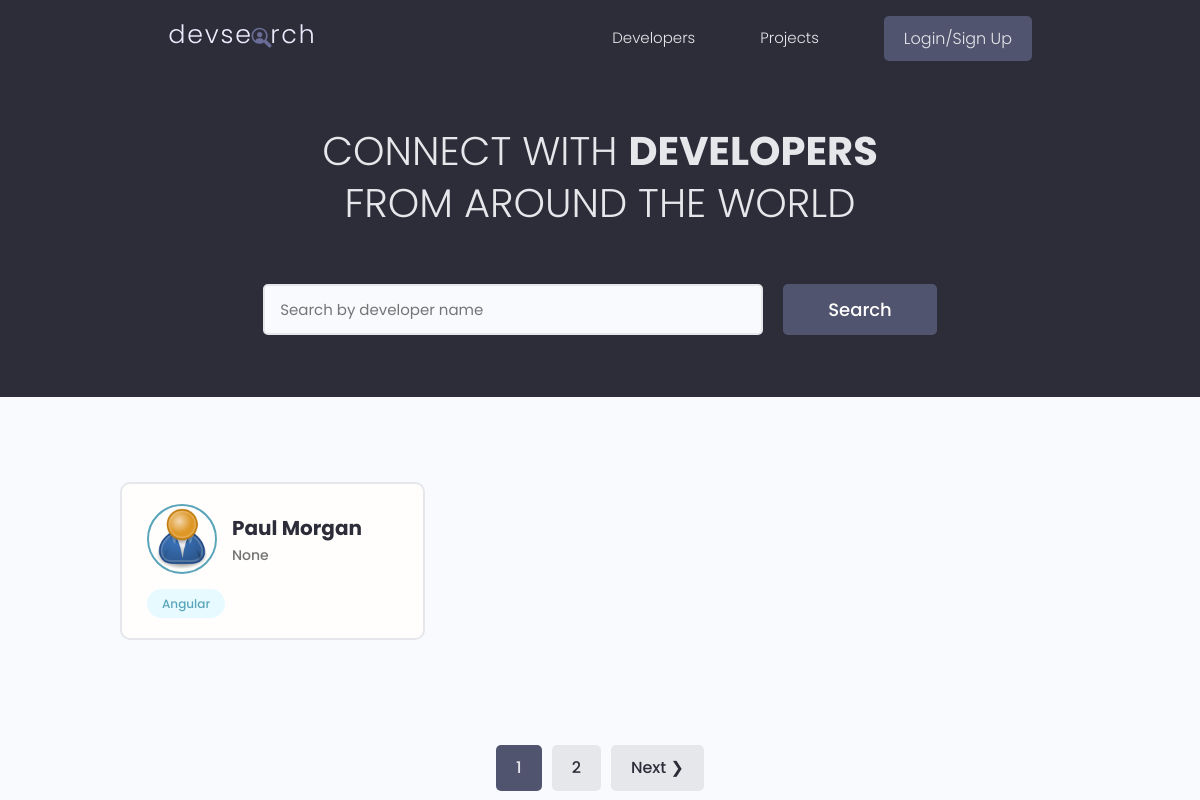
The app's page /, older data.
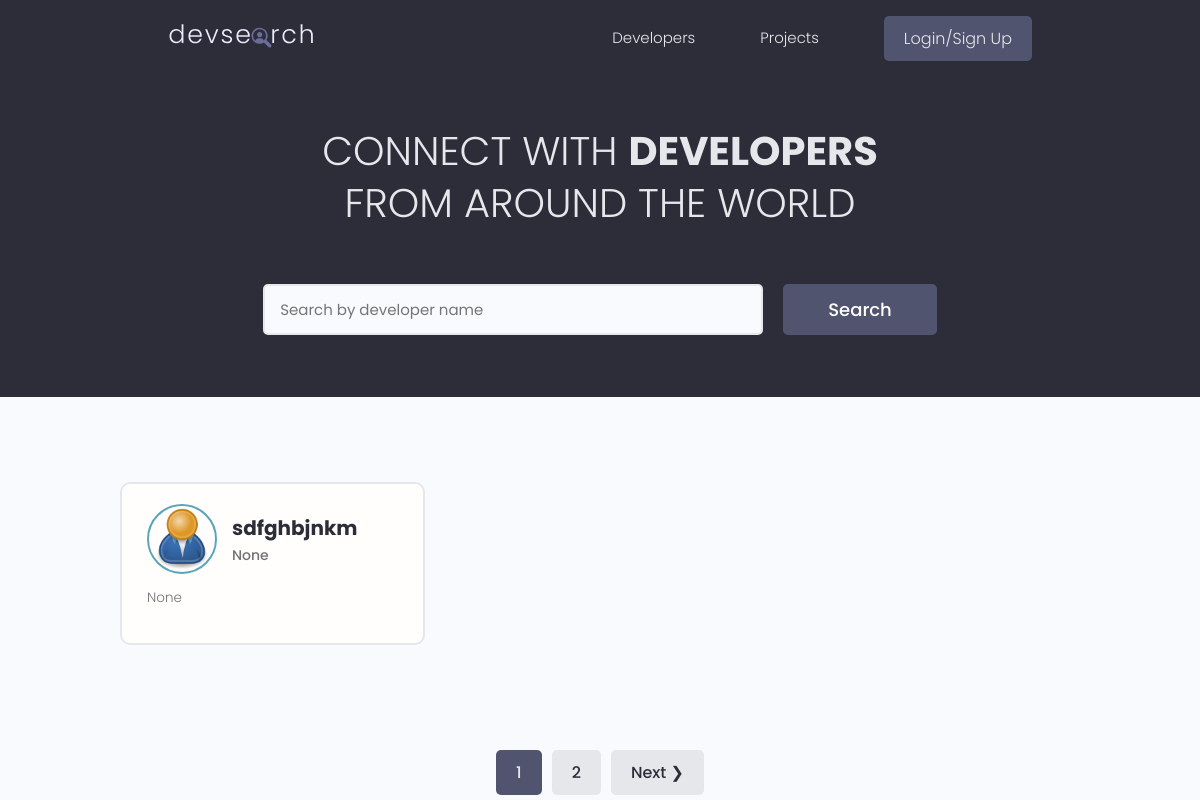
The same page, newer data.
### users/models.py (models this page shows, shortened)
class Profile(models.Model):
    user = models.OneToOneField(User, on_delete=models.CASCADE, null=True, blank=True)
    name = models.CharField(max_length=200, null=True, blank=True)
    email = models.EmailField(max_length=500, null=True, blank=True)
    username = models.CharField(max_length=200, null=True, blank=True)
    location = models.CharField(max_length=200, null=True, blank=True)
    short_intro = models.CharField(max_length=500, null=True, blank=True)
    bio = models.TextField(null=True, blank=True)
    profile_image = models.ImageField(null=True, blank=True, upload_to='profiles/', default='profiles/user-default.png')
    social_github = models.CharField(max_length=200, null=True, blank=True)
    social_twitter = models.CharField(max_length=200, null=True, blank=True)
    social_stackoverflow = models.CharField(max_length=200, null=True, blank=True)
    social_linkedin = models.CharField(max_length=200, null=True, blank=True)
    social_youtube = models.CharField(max_length=200, null=True, blank=True)
    social_website = models.CharField(max_length=200, null=True, blank=True)
    created = models.DateTimeField(auto_now_add=True)
    id = models.UUIDField(default=uuid.uuid4, unique=True, primary_key=True, editable=False)

class Skill(models.Model):
    owner = models.ForeignKey(Profile, on_delete=models.CASCADE, null=True, blank=True)
    name = models.CharField(max_length=200, null=True, blank=True)
    description = models.TextField(null=True, blank=True)
    created = models.DateTimeField(auto_now_add=True)
    id = models.UUIDField(default=uuid.uuid4, unique=True, primary_key=True, editable=False)
    def __str__(self):
        return str(self.name)

### users/views.py (the view)
# urls.py: path('', views.profiles, name="profiles"),
def profiles(request):
    profiles, search_query = searchProfiles(request)
    results = 1
    custom_range, profiles = paginateProfiles(request, profiles, results)
    context = {'profiles':profiles, 'search_query':search_query, 'custom_range':custom_range}
    return render(request, 'users/profiles.html', context)

### users/utils.py (called while the page is built)
def paginateProfiles(request, profiles, results):
    page = request.GET.get('page') # The page that displays in the results
    paginator = Paginator(profiles, results)
    try:
        profiles = paginator.page(page) # The page we want to get from the query set
    except PageNotAnInteger:
        page = 1
        profiles = paginator.page(page)
    except EmptyPage:
        page = paginator.num_pages # This directs us to the last page
        profiles = paginator.page(page)
    leftIndex = int(page) - 4
    if leftIndex < 1:
        leftIndex = 1
    rightIndex = int(page) + 2
    if rightIndex > paginator.num_pages:
        rightIndex = paginator.num_pages + 1
    custom_range = range(leftIndex, rightIndex)
    return custom_range, profiles

def searchProfiles(request):
    search_query = ''
    if request.GET.get('search_query'):
        search_query = request.GET.get('search_query')
    skills = Skill.objects.filter(name__icontains=search_query) # iexact means it must match exactly, icontains can contain part of it
    profiles = Profile.objects.distinct().filter(Q(name__icontains=search_query) |
                                      Q(short_intro__icontains=search_query) |
                                      Q(skill__in=skills)) # The Q makes this an OR
    return profiles, search_query

### users/templates/users/profiles.html (shortened to what this page needs)
{% extends 'main.html' %}
{% block content %}
  <main class="home">
    <section class="hero-section text-center">
      <div class="container container--narrow">
        <div class="hero-section__box">
          <h2>CONNECT WITH <span>DEVELOPERS</span></h2>
          <h2>FROM AROUND THE WORLD</h2>
        </div>
        <div class="hero-section__search">
          <form id="serachForm" class="form" action="{% url 'profiles' %}" method="get">
            <div class="form__field">
              <input class="input input--text" id="formInput#search" type="text" name="search_query"
                placeholder="Search by developer name" value="{{ search_query }}" />
            </div>
            <input class="btn btn--sub btn--lg" type="submit" value="Search" />
          </form>
        </div>
      </div>
    </section>
    <section class="devlist">
      <div class="container">
        <div class="grid grid--three">
          {% for profile in profiles %}
          <div class="column card">
            <div class="dev">
              <a href="{% url 'profile' profile.id %}" class="card__body">
                <div class="dev__profile">
                  <img class="avatar avatar--md" src="{{ profile.profile_image.url }}" alt="image" />
                  <div class="dev__meta">
                    <h3>{{ profile.name }}</h3>
                    <h5>{{ profile.short_intro }}</h5>
                  </div>
                </div>
                <p class="dev__info">
                  {{ profile.bio | slice:"150"}}
                </p>
                <div class="dev__skills">
                  {% for skill in profile.skill_set.all|slice:"5" %}
                  <span class="tag tag--pill tag--main">
                    <small>{{ skill }}</small>
                  </span>
                  {% endfor %}
                </div>
              </a>
            </div>
          </div>
          {% endfor %}
        </div>
      </div>
    </section>
      {% include 'pagination.html' with queryset=profiles %}
  </main>
{% endblock %}

### templates/main.html (shortened to what this page needs)
<!DOCTYPE html>
{% load static %}
<html lang="en">
<head>
    <link rel="stylesheet" href="https://cdn.iconmonstr.com/1.3.0/css/iconmonstr-iconic-font.min.css" />
    <link rel="stylesheet" href="{% static 'uikit/styles/uikit.css' %}" />
    <link rel="stylesheet" href="{% static 'styles/app.css' %}" />
    </head>
<body>
    {% include 'navbar.html' %}
    {% block content %}
    {% endblock content %}
</body>
</html>

### templates/navbar.html (shortened to what this page needs)
{% load static %}
  <header class="header">
    <div class="container container--narrow">
      <a href="{% url 'profiles' %}" class="header__logo">
        <img src="{% static 'images/logo.svg' %}" alt="DevSearch Logo" />
      </a>
      <nav class="header__nav">
        <ul class="header__menu">
          <li class="header__menuItem"><a href="{% url 'profiles' %}">Developers</a></li>
          <li class="header__menuItem"><a href="{% url 'projects' %}">Projects</a></li>
          {% if request.user.is_authenticated %}
            <li class="header__menuItem"><a href="{% url 'inbox' %}">Inbox</a></li>
            <li class="header__menuItem"><a href="{% url 'account' %}" class="btn btn--sub">Account</a></li>
            <li class="header__menuItem"><a href="{% url 'logout' %}" class="btn btn--sub">Log Out</a></li>
          {% else %}
            <li class="header__menuItem"><a href="{% url 'login' %}" class="btn btn--sub">Login/Sign Up</a></li>
          {% endif %}
        </ul>
      </nav>
    </div>
  </header>

### templates/pagination.html (shortened to what this page needs)
{% if queryset.has_other_pages %}
<div class="pagination">
  <ul class="container">
    {% for page in custom_range %}
    {% if page == queryset.number %}
    <li><a href="?page={{ page }}" class="btn page-link btn--sub" data-page="{{ page }}">{{ page }}</a></li>
    {% else %}
    <li><a href="?page={{ page }}" class="btn page-link" data-page="{{ page }}">{{ page }}</a></li>
    {% endif %}
    {% endfor %}
    {% if queryset.has_next %}
    <li><a href="?page={{ queryset.next_page_number }}" class="btn page-link" data-page="{{ queryset.next_page_number }}">Next &#10095;</a></li>
    {% endif %}
  </ul>
</div>
{% endif %}

### static/styles/app.css (style rules this page uses)
:root { --color-sub: #2d2d39; }
.btn--sub { background-color: var(--color-sub-light); }
.card { border: 2px solid var(--color-light); }
img { width: 100%; }
.header { position: sticky; z-index: 111; background-color: var(--color-sub); padding: 1.5rem 0; }
.header > .container { display: flex; justify-content: space-between; align-items: center; }
.header__logo > img { height: 3.8rem; }
.header__nav > ul { display: inline-flex; align-items: center; list-style: none; gap: 6.5rem; }
.header__menuItem > a { color: var(--color-light); font-weight: 300; }
.hero-section { height: 40vh; display: flex; align-items: center; background-color: var(--color-sub); }
.hero-section__box { margin-bottom: 4rem; }
.hero-section__box > h2, .hero-section__box > h2 > span { font-size: 4rem; color: var(--color-light); line-height: 1.3; text-transform: uppercase; }
.hero-section__box > h2 { font-weight: 300; }
.hero-section__box > h2 > span { font-weight: 700; }
.hero-section__search > .form { display: flex; align-items: center; justify-content: center; gap: 2rem; }
.hero-section__search > .form input.input--text { width: 50rem; }
.devlist { margin-top: 8rem; }
.devlist .grid { align-items: stretch; }
.devlist .dev .dev__profile { display: flex; align-items: center; gap: 1.5rem; }
.devlist .dev .dev__meta h3 { color: var(--color-sub); font-size: 2rem; font-weight: 700; }
.devlist .dev .dev__meta h5 { color: var(--color-text); font-size: 1.4rem; font-weight: 500; }
.devlist .dev .dev__info { margin: 1.5rem 0; font-size: 1.35rem; line-height: 1.4; text-align: justify; }
.pagination { margin-top: 8rem; margin-bottom: 10rem; }
.pagination > ul { flex-wrap: wrap; list-style: none; display: flex; align-items: center; justify-content: center; gap: 1rem; }
.pagination .btn { color: var(--color-sub); }
.pagination .btn.btn--sub { color: var(--color-light); }

### static/uikit/styles/modules/_variables.css (style rules this page uses)
:root { --color-main: #5aa5b9; --color-main-light: #e6faff; --color-sub: #3f4156; --color-sub-light: #51546e; --color-sub-lighter: #ededfd; --color-text: #737373; --color-gray: #8b8b8b; --color-light: #e5e7eb; --color-light-gray: #767676; --color-bg: #f8fafd; --color-white: #fffefd; --color-white-light: #f3f3f3; --color-success: #359e64; --color-success-bg: #def8e8; --color-error: #fc4b0b; --color-error-bg: #fff2ee; --font-base: 'Poppins', arial, helvetica, 'Segoe UI', roboto, ubuntu, sans-serif; --font-monospace: 'Fira Code', 'Courier New', courier, monospace; --font-regular: 300; --font-medium: 500; --font-bold: 700; --generic-shadow: 1px 1px 5px #00000010; --generic-transition: all 0.3s ease-in-out; }

### static/uikit/styles/modules/_base.css (style rules this page uses)
* { margin: 0; padding: 0; box-sizing: border-box; text-rendering: optimizeLegibility; color: inherit; font-size: inherit; }
html { font-size: 50%; }
@media only screen and (min-width: 480px) { html { font-size: 56.25%; } }
@media only screen and (min-width: 1200px) { html { font-size: 62.5%; } }
body { line-height: 1.6; font-weight: 400; font-size: 1.5rem; color: var(--color-text); background-color: var(--color-bg); min-height: 100vh; }

### static/uikit/styles/modules/_typography.css (style rules this page uses)
* { font-family: var(--font-base); }
h2 { font-size: 3.6rem; font-weight: var(--font-bold); }
h3 { font-size: 3.2rem; font-weight: var(--font-medium); }
h5 { font-size: 2.4rem; font-weight: var(--font-medium); }
h5, h6 { font-weight: var(--font-regular); }
p, span, strong { font-size: 1.6rem; color: var(--color-text); font-weight: var(--font-regular); }
a { padding-bottom: 2px; text-decoration: none; display: inline-block; color: var(--color-main); font-weight: var(--font-medium); }

### static/uikit/styles/modules/_utilities.css (style rules this page uses)
.container { width: 92%; max-width: 165rem; margin: 0 auto; box-sizing: border-box; }
.container--narrow { width: 92%; max-width: 120rem; }
@media screen and (min-width: 1000px) { .container { width: 90%; } }
@media screen and (min-width: 1000px) { .container--narrow { width: 85%; } }
@media screen and (min-width: 1200px) { .container { width: 80%; } }
@media screen and (min-width: 1200px) { .container--narrow { width: 72%; } }
.text-center { text-align: center; }

### static/uikit/styles/modules/_avatar.css (style rules this page uses)
.avatar { border-radius: 50%; border: 2px solid var(--color-main); object-fit: cover; }
.avatar--md { height: 7rem; width: 7rem; }

### static/uikit/styles/modules/_card.css (style rules this page uses)
.card { border-radius: 1rem; background-color: var(--color-white); border: 1.5px solid var(--color-light); width: auto; height: auto; margin-top: 0.5rem; margin-bottom: 0.5rem; overflow: hidden; }
.card__body, .card__header { padding: 2rem 2.5rem; }

Row changes from the older to the newer data that the page shows:
no longer on this page (row unchanged): Profile: profile_image (placeholder picture), name "Paul Morgan", short_intro "None"
no longer on this page (row unchanged): Skill: name "Angular"
added Profile: profile_image (placeholder picture), name "sdfghbjnkm", short_intro "None", bio "None"
